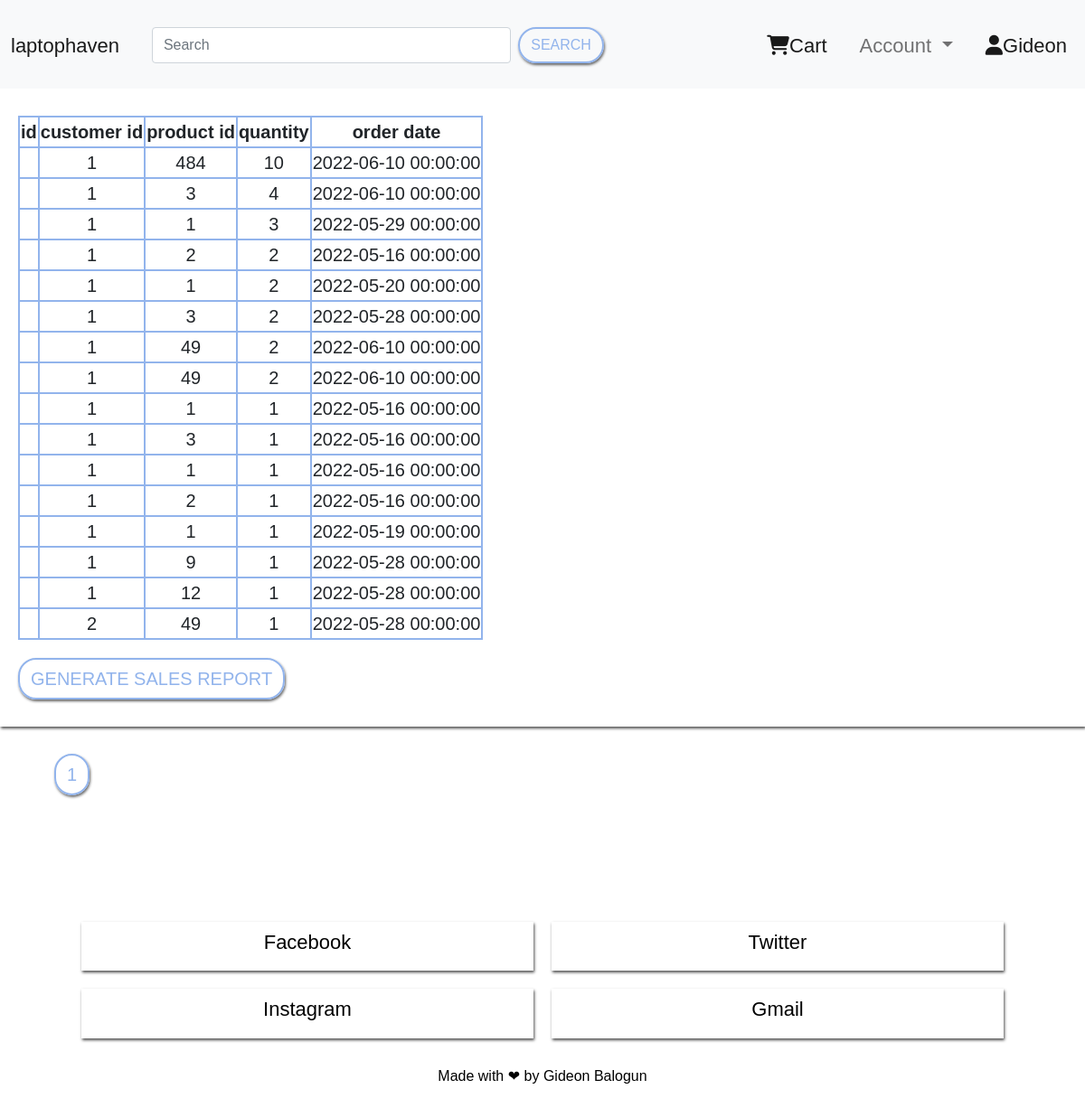
/admin/sales (signed in), run on the app's committed database.
### online_store/models.py (models this page shows, shortened)
class Customer(UserMixin, db.Model):
    __tablename__ = "customers"
    id = db.Column(db.Integer, primary_key=True)
    first_name = db.Column(db.String(20), nullable=False)
    last_name = db.Column(db.String(20), nullable=False)
    street = db.Column(db.String(250), nullable=False)
    city = db.Column(db.String(250), nullable=False)
    zip = db.Column(db.String(250), nullable=False)
    phone = db.Column(db.String(20), nullable=False)
    mail = db.Column(db.String(250), nullable=False, unique=True)
    password = db.Column(db.String(500), nullable=False)
    order = db.relationship("OrderDetails", back_populates="customer_name")
    reviews = db.relationship("Reviews", backref="customer")

class Order(db.Model):
    __tablename__ = "orders"
    id = db.Column(db.Integer, primary_key=True)
    product_id = db.Column(db.Integer, db.ForeignKey("products.id"))
    product_name = db.relationship("Product", back_populates="order")
    quantity = db.Column(db.Integer, db.CheckConstraint('quantity>0'), nullable=False)
    order_details_id = db.Column(db.Integer, db.ForeignKey("order_details.id"))
    order_name = db.relationship("OrderDetails", back_populates="order")

class OrderDetails(db.Model):
    __tablename__ = "order_details"
    id = db.Column(db.Integer, primary_key=True)
    customer_id = db.Column(db.Integer, db.ForeignKey("customers.id"))
    customer_name = db.relationship("Customer", back_populates="order")
    order = db.relationship("Order", back_populates="order_name")
    to_street = db.Column(db.String(250), nullable=False)
    to_city = db.Column(db.String(250), nullable=False)
    zip = db.Column(db.String(250), nullable=False)
    order_date = db.Column(db.DateTime, nullable=False)

### online_store/admin_views.py (the view)
@app.route("/admin/sales", methods=["GET", "POST"])
@admin_only
def sales():
    try:
        os.remove(os.path.abspath(os.getcwd()) + "/Sales.csv")
    except FileNotFoundError:
        pass
    page = request.args.get("page", 1, type=int)
    all_sales = Order.query.order_by(Order.quantity.desc()).paginate(per_page=100, page=page)
    sales_list = []
    for i in all_sales.items:
        order_dets = OrderDetails.query.get(i.order_details_id)
        prod = {
            "customer_id": order_dets.customer_id,
            "product_id": i.product_id,
            "quantity": i.quantity,
            "order_date": order_dets.order_date
        }
        sales_list.append(prod)
    page_url = 'inventory'
    return render_template("sales.html", prods=sales_list, pages=all_sales,
                           logged_in=current_user.is_authenticated, page_url=page_url)

### online_store/admin_views.py (called while the page is built)
def admin_only(f):
    @wraps(f)
    def decorated_function(*args, **kwargs):
        if current_user.id != 1 or not current_user.is_authenticated:
            return abort(403, description="Forbidden! You do not have access to this page")
        return f(*args, **kwargs)
    return decorated_function

### online_store/users.py (called while the page is built)
@login_manager.user_loader
def load_user(id):
    return Customer.query.get(id)

### online_store/templates/sales.html (shortened to what this page needs)
{% include "header.html" %}
<section class="laptop-display">
  <div class="purchases">
      <table>
          <tr>
              <th>id</th>
              <th>customer id</th>
            <th>product id</th>
               <th>quantity</th>
                <th>order date</th>
          </tr>
          {%for product in prods:%}
            <tr>
                <td>{{product.id}}</td>
                <td>{{product.customer_id}}</td>
                <td>{{product.product_id}} </td>
                <td>{{product.quantity}}</td>
                <td>{{product.order_date}}</td>
            </tr>
            {%endfor%}
      </table>
        <a href="{{url_for('generate_sales')}}" class="buttons">Generate sales report</a>
    </div>
</section>
<div class="pages">
{%for page_num in pages.iter_pages(left_edge=1, right_edge=1, left_current=1, right_current=2): %}
  {%if page_num:%}
    {%if pages.page == page_num:%}
      <a class="buttons" href="{{url_for(page_url, page=page_num)}}">{{page_num}}</a>
    {%else:%}
      <a class="buttons" href="{{url_for(page_url, page=page_num)}}">{{page_num}}</a>
    {%endif%}
  {%else:%}
    ...
  {%endif%}
{%endfor%}
</div>
{% include "footer.html" %}

### online_store/templates/header.html (shortened to what this page needs)
<!DOCTYPE html>
<head>
    <link href="https://cdn.jsdelivr.net/npm/bootstrap@5.1.3/dist/css/bootstrap.min.css" rel="stylesheet">
    <link rel="stylesheet" href="../static/css/styles.css">
      </head>
  <body>
    <header>
    <nav class="navbar navbar-expand-lg navbar-light bg-light sticky-top" id="navigation">
  <div class="container-fluid">
    <a class="navbar-brand" href="{{url_for('home')}}">laptophaven</a>
    <div class="collapse navbar-collapse" id="navbarSupportedContent">
      <form action="{{url_for('search')}}" class="d-flex" method="post">
        <input class="form-control me-2  ms-auto" name="product" type="search" placeholder="Search" aria-label="Search">
        <button class="buttons btn btn-outline-success" type="submit">Search</button>
      </form>
      <ul class="navbar-nav ms-auto mb-2 mb-lg-0">
        <li class="nav-item">
          <a class="nav-link active" aria-current="page" href="{{url_for('cart')}}"><i class="fa-solid fa-cart-shopping"></i>Cart</a>
        </li>
        <li class="nav-item dropdown">
          <a class="nav-link dropdown-toggle" href="#" id="navbarDropdown" role="button" data-bs-toggle="dropdown" aria-expanded="false">
            Account
          </a>
            {% if not logged_in:%}
            <li><a class="dropdown-item" href="{{url_for('register')}}">Sign up</a></li>
            <li><a class="dropdown-item" href="{{url_for('login')}}">Sign in</a></li>
            {%else:%}
        </li>
        <li class="nav-item">
          <a class="nav-link active" aria-current="page" href="{{url_for('account', user_id=current_user.id)}}"><i class="fa-solid fa-user"></i>{{current_user.first_name}}</a>
        </li>
        {%endif%}
      </ul>
    </div>
  </div>
</nav>
</header>

### online_store/templates/footer.html (shortened to what this page needs)
<footer>
    <div class="contact ">
        <ul class="grid">
            <li><h4><a href="">Facebook</a></h4></li>
            <li><h4><a href="">Twitter</a></h4></li>
            <li><h4><a href="">Instagram</a></h4></li>
            <li><h4><a href="">Gmail</a></h4></li>
        </ul>
        <p>Made with ❤ by Gideon Balogun</p>
    </div>
</footer>
</body>
</html>

### online_store/static/css/styles.css (style rules this page uses)
body, p, a, ul, li, footer { margin: 0; padding: 0; text-decoration: none; font-family: Arial, Helvetica, sans-serif; }
li { list-style-type: none; }
body { background: var(--secondary); overflow-x: hidden; }
.buttons, .flask-form input[type="submit"] { background: none; border: 2px solid var(--primary); color: var(--primary); padding: 6px 12px; text-transform: uppercase; box-shadow: 1px 2px 3px rgba(0,0,0,0.6); display: inline-block; border-radius: 20px; }
input, textarea, select, .flask-form input { background: rgba(255, 255, 255, 0.05); padding: 10px; border-radius: 20px; border: 2px solid var(--primary); }
h1, h2, h3, h4, p, a, li { color: #000; font-weight: normal; }
h4 { font-size: 1.1em; }
p { font-size: 1em; }
.grid { display: grid; grid-template-columns: repeat(8, 1fr); gap: 20px; }
#navigation { padding-top: 10px; position: sticky; top: 10px; }
#navigation li { margin-left: 20px; }
#navigation a { font-size: 1.1em; }
#navigation form { width: 80%; max-width: 500px; margin: 20px; }
footer { text-align: center; }
.contact ul { padding: 30px 20px; }
.contact li { padding: 10px; grid-column: span 4; text-align: center; box-shadow: 1px 2px 3px rgba(0,0,0,0.7); }
.contact p { font-size: 0.8em; }
.pages { padding: 30px 60px; }
.purchases { padding: 30px 20px; box-shadow: 1px 2px 3px rgba(0,0,0,0.7); overflow-x: auto; }
.purchases table, .purchases th, .purchases td { text-align: center; border: 2px solid var(--primary) }
.purchases table { border-radius: 20px; margin-bottom: 20px; }
@media screen and (min-width: 960px) { body { font-size: 18px; } }
@media screen and (min-width: 960px) { .grid { width: 100%; max-width: 1060px; margin: 0 auto; } }
@media screen and (min-width: 960px) { footer { padding: 40px 20px; } }
@media screen and (min-width: 1200px) { body { font-size: 20px; } }
@media screen and (min-width: 1200px) { footer { padding: 80px 0; } }

### data on the page
Customer: first_name "Gideon"
Order: customer_id "1", product_id "484", quantity "10", order_date "2022-06-10 00:00:00"
OrderDetails: order_date "2022-06-10 00:00:00"
OrderDetails: order_date "2022-05-29 00:00:00"
OrderDetails: order_date "2022-05-16 00:00:00" "2022-05-16 00:00:00" "2022-05-16 00:00:00"
OrderDetails: order_date "2022-05-20 00:00:00"
OrderDetails: order_date "2022-05-28 00:00:00"
OrderDetails: order_date "2022-06-10 00:00:00" "2022-06-10 00:00:00"
OrderDetails: order_date "2022-05-16 00:00:00" "2022-05-16 00:00:00"
OrderDetails: order_date "2022-05-19 00:00:00"
OrderDetails: order_date "2022-05-28 00:00:00"
OrderDetails: order_date "2022-05-28 00:00:00"
OrderDetails: order_date "2022-05-28 00:00:00"

### other printed values
{{ product.customer_id }} "1" "1" "1" "1" "1" "1" "1" "1" "1" "1" "1" "1" "1" "1" "2"
{{ product.product_id }} "3" "1" "2" "1" "3" "49" "49" "1" "3" "1" "2" "1" "9" "12" "49"
{{ product.quantity }} "4" "3" "2" "2" "2" "2" "2" "1" "1" "1" "1" "1" "1" "1" "1"
{{ page_num }} "1"
